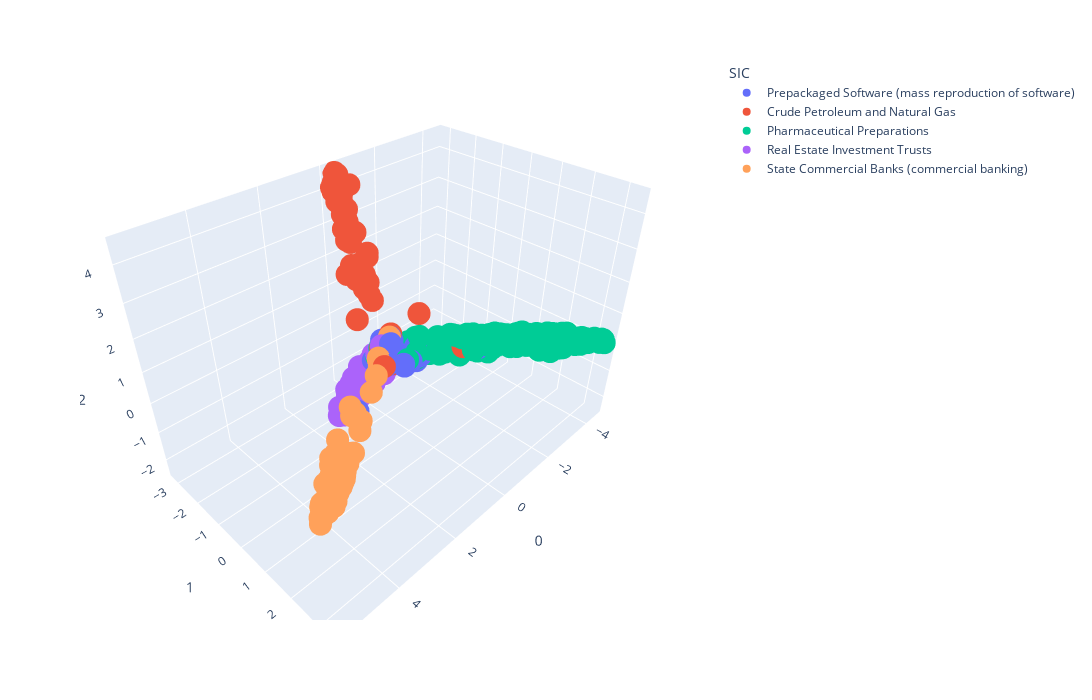

The code cell stored with this chart in its notebook:
### Code cell
fig = px.scatter_3d(plot_tfidf_dot[1], x =0 , y = 1, z = 2, hover_data={"name": plot_cos[1].index}, color = 'SIC', width=1200, height=700)
fig.write_image("images/fig_tfidf.png")
fig.show()

### Figure 1 — Plotly figure (JSON) as saved in the notebook; plotly's stock layout.template omitted (floating-point values rounded to 4 significant figures; data arrays with more than 128 entries replaced by an {"elided": "..."} marker saying what was removed)
{"data": [{"customdata": [["Prepackaged Software (mass reproduction of software)"], ["Prepackaged Software (mass reproduction of software)"], ["Prepackaged Software (mass reproduction of software)"], ["Prepackaged Software (mass reproduction of software)"], ["Prepackaged Software (mass reproduction of software)"], ["Prepackaged Software (mass reproduction of software)"], ["Prepackaged Software (mass reproduction of software)"], ["Prepackaged Software (mass reproduction of software)"], ["Prepackaged Software (mass reproduction of software)"], ["Prepackaged Software (mass reproduction of software)"], ["Prepackaged Software (mass reproduction of software)"], ["Prepackaged Software (mass reproduction of software)"], ["Prepackaged Software (mass reproduction of software)"], ["Prepackaged Software (mass reproduction of software)"], ["Prepackaged Software (mass reproduction of software)"], ["Prepackaged Software (mass reproduction of software)"], ["Prepackaged Software (mass reproduction of software)"], ["Prepackaged Software (mass reproduction of software)"], ["Prepackaged Software (mass reproduction of software)"], ["Prepackaged Software (mass reproduction of software)"], ["Prepackaged Software (mass reproduction of software)"], ["Prepackaged Software (mass reproduction of software)"], ["Prepackaged Software (mass reproduction of software)"], ["Prepackaged Software (mass reproduction of software)"], ["Prepackaged Software (mass reproduction of software)"], ["Prepackaged Software (mass reproduction of software)"], ["Prepackaged Software (mass reproduction of software)"], ["Prepackaged Software (mass reproduction of software)"], ["Prepackaged Software (mass reproduction of software)"], ["Prepackaged Software (mass reproduction of software)"], ["Prepackaged Software (mass reproduction of software)"], ["Prepackaged Software (mass reproduction of software)"], ["Prepackaged Software (mass reproduction of software)"], ["Prepackaged Software (mass reproduction of software)"], ["Prepackaged Software (mass reproduction of software)"], ["Prepackaged Software (mass reproduction of software)"], ["Prepackaged Software (mass reproduction of software)"], ["Prepackaged Software (mass reproduction of software)"], ["Prepackaged Software (mass reproduction of software)"], ["Prepackaged Software (mass reproduction of software)"], ["Prepackaged Software (mass reproduction of software)"], ["Prepackaged Software (mass reproduction of software)"], ["Prepackaged Software (mass reproduction of software)"], ["Prepackaged Software (mass reproduction of software)"], ["Prepackaged Software (mass reproduction of software)"], ["Prepackaged Software (mass reproduction of software)"], ["Prepackaged Software (mass reproduction of software)"], ["Prepackaged Software (mass reproduction of software)"], ["Prepackaged Software (mass reproduction of software)"], ["Prepackaged Software (mass reproduction of software)"], ["Prepackaged Software (mass reproduction of software)"], ["Prepackaged Software (mass reproduction of software)"], ["Prepackaged Software (mass reproduction of software)"], ["Prepackaged Software (mass reproduction of software)"], ["Prepackaged Software (mass reproduction of software)"], ["Prepackaged Software (mass reproduction of software)"], ["Prepackaged Software (mass reproduction of software)"], ["Prepackaged Software (mass reproduction of software)"], ["Prepackaged Software (mass reproduction of software)"], ["Prepackaged Software (mass reproduction of software)"], ["Prepackaged Software (mass reproduction of software)"], ["Prepackaged Software (mass reproduction of software)"], ["Prepackaged Software (mass reproduction of software)"], ["Prepackaged Software (mass reproduction of software)"], ["Prepackaged Software (mass reproduction of software)"], ["Prepackaged Software (mass reproduction of software)"], ["Prepackaged Software (mass reproduction of software)"], ["Prepackaged Software (mass reproduction of software)"], ["Prepackaged Software (mass reproduction of software)"], ["Prepackaged Software (mass reproduction of software)"], ["Prepackaged Software (mass reproduction of software)"], ["Prepackaged Software (mass reproduction of software)"], ["Prepackaged Software (mass reproduction of software)"], ["Prepackaged Software (mass reproduction of software)"], ["Prepackaged Software (mass reproduction of software)"], ["Prepackaged Software (mass reproduction of software)"], ["Prepackaged Software (mass reproduction of software)"], ["Prepackaged Software (mass reproduction of software)"], ["Prepackaged Software (mass reproduction of software)"], ["Prepackaged Software (mass reproduction of software)"]], "hovertemplate": "SIC=Prepackaged Software (mass reproduction of software)<br>0=%{x}<br>1=%{y}<br>2=%{z}<br>name=%{customdata[0]}<extra></extra>", "legendgroup": "Prepackaged Software (mass reproduction of software)", "marker": {"color": "#636efa", "symbol": "circle"}, "mode": "markers", "name": "Prepackaged Software (mass reproduction of software)", "scene": "scene", "showlegend": true, "type": "scatter3d", "x": [-0.6938, -0.3404, -0.4699, -0.6803, -0.1189, -0.5392, -0.2945, -0.2945, -0.2494, -0.4115, -0.6265, -0.5458, -0.2385, -0.1448, -0.2865, -0.597, 0.2803, -0.2035, -0.05049, -0.3649, -0.4851, -0.5054, -1.966, -1.966, 0.1689, 0.1689, 0.0999, 0.0999, -0.3789, -0.377, -0.1964, -0.8173, 0.0647, -0.4211, -0.6907, -0.5006, -0.2723, -0.4942, -0.2531, -0.2531, -0.2531, -0.1695, 0.5341, -0.08012, -0.2853, -0.6304, -0.1641, -0.7605, -0.8132, -0.091, 0.04566, -0.4689, 1.543, -0.42, -0.6869, -0.5109, -0.2397, -0.4802, -0.3212, -0.7202, -0.5339, -0.3142, -0.0591, -0.6872, -0.4489, -0.1598, -0.5419, 0.008672, -0.3049, -0.6973, -0.699, 0.1653, 0.1735, -0.4857, 0.09169, 0.09169, -0.74, -0.323, -0.3167, -0.8768], "y": [-0.648, -0.7291, -0.7901, -0.5756, -1.184, -0.7105, -1.098, -1.098, -0.9861, -0.6522, -0.4623, -0.7519, -0.793, -1.217, -1.008, -0.6367, -0.6373, -0.9545, -0.9995, -0.7532, -0.8142, -0.7964, 0.8208, 0.8208, -0.7001, -0.7001, -1.28, -1.28, -0.9065, -0.8133, -0.99, -0.4401, -1.025, -0.8638, -0.4596, -0.6553, -0.7205, -0.5881, -1.045, -1.045, -1.045, -1.017, -1.43, -0.853, -0.9228, -0.5805, -0.9992, -0.5923, -0.5327, -1.057, -0.7879, -0.7429, -0.5044, -0.8094, -0.6341, -0.8172, -0.6998, -0.7788, -0.9972, -0.3464, -0.5496, -1.028, -1.201, -0.5642, -0.7847, -0.916, -0.7807, -0.2466, -0.2614, -0.4474, -0.5316, -1.256, -1.315, -0.6839, -0.8382, -0.8382, -0.5482, -0.5347, -0.4363, -0.422], "z": [-0.5718, -0.5089, -0.5103, -0.5238, -0.6036, -0.2491, 0.1281, 0.1281, -0.7536, -0.54, -0.3845, -0.549, -0.3567, -0.5231, 0.05797, -0.2035, -0.3364, -0.158, -0.03956, -0.4443, -0.3135, -0.3373, -0.1153, -0.1153, -0.2485, -0.2485, -0.577, -0.577, -0.5675, -0.3164, -0.4595, -0.4981, -0.4361, -0.04302, -0.09171, -0.7072, -0.3583, -0.5659, 0.163, 0.163, 0.163, 0.02551, -1.603, 0.1223, -0.7358, -0.5241, -0.5213, -0.2671, -0.6962, -0.1935, -0.3832, -0.5588, -1.189, -0.4343, -0.001023, -0.5837, -0.2249, -0.2736, -0.5065, -0.3887, -0.2804, -0.2925, 0.08514, -0.3682, -0.3369, -0.4681, -0.6487, -0.2351, -0.3004, -0.4498, -0.5283, -0.8882, -0.5732, -0.09286, -0.398, -0.398, -0.3402, -0.6337, -0.3103, -0.4646]}, {"customdata": [["Crude Petroleum and Natural Gas"], ["Crude Petroleum and Natural Gas"], ["Crude Petroleum and Natural Gas"], ["Crude Petroleum and Natural Gas"], ["Crude Petroleum and Natural Gas"], ["Crude Petroleum and Natural Gas"], ["Crude Petroleum and Natural Gas"], ["Crude Petroleum and Natural Gas"], ["Crude Petroleum and Natural Gas"], ["Crude Petroleum and Natural Gas"], ["Crude Petroleum and Natural Gas"], ["Crude Petroleum and Natural Gas"], ["Crude Petroleum and Natural Gas"], ["Crude Petroleum and Natural Gas"], ["Crude Petroleum and Natural Gas"], ["Crude Petroleum and Natural Gas"], ["Crude Petroleum and Natural Gas"], ["Crude Petroleum and Natural Gas"], ["Crude Petroleum and Natural Gas"], ["Crude Petroleum and Natural Gas"], ["Crude Petroleum and Natural Gas"], ["Crude Petroleum and Natural Gas"], ["Crude Petroleum and Natural Gas"], ["Crude Petroleum and Natural Gas"], ["Crude Petroleum and Natural Gas"], ["Crude Petroleum and Natural Gas"], ["Crude Petroleum and Natural Gas"], ["Crude Petroleum and Natural Gas"], ["Crude Petroleum and Natural Gas"], ["Crude Petroleum and Natural Gas"], ["Crude Petroleum and Natural Gas"], ["Crude Petroleum and Natural Gas"], ["Crude Petroleum and Natural Gas"], ["Crude Petroleum and Natural Gas"], ["Crude Petroleum and Natural Gas"], ["Crude Petroleum and Natural Gas"], ["Crude Petroleum and Natural Gas"], ["Crude Petroleum and Natural Gas"], ["Crude Petroleum and Natural Gas"], ["Crude Petroleum and Natural Gas"], ["Crude Petroleum and Natural Gas"], ["Crude Petroleum and Natural Gas"], ["Crude Petroleum and Natural Gas"], ["Crude Petroleum and Natural Gas"], ["Crude Petroleum and Natural Gas"], ["Crude Petroleum and Natural Gas"], ["Crude Petroleum and Natural Gas"], ["Crude Petroleum and Natural Gas"], ["Crude Petroleum and Natural Gas"], ["Crude Petroleum and Natural Gas"], ["Crude Petroleum and Natural Gas"], ["Crude Petroleum and Natural Gas"], ["Crude Petroleum and Natural Gas"], ["Crude Petroleum and Natural Gas"], ["Crude Petroleum and Natural Gas"], ["Crude Petroleum and Natural Gas"], ["Crude Petroleum and Natural Gas"], ["Crude Petroleum and Natural Gas"], ["Crude Petroleum and Natural Gas"], ["Crude Petroleum and Natural Gas"], ["Crude Petroleum and Natural Gas"], ["Crude Petroleum and Natural Gas"], ["Crude Petroleum and Natural Gas"], ["Crude Petroleum and Natural Gas"], ["Crude Petroleum and Natural Gas"], ["Crude Petroleum and Natural Gas"], ["Crude Petroleum and Natural Gas"], ["Crude Petroleum and Natural Gas"], ["Crude Petroleum and Natural Gas"], ["Crude Petroleum and Natural Gas"], ["Crude Petroleum and Natural Gas"], ["Crude Petroleum and Natural Gas"], ["Crude Petroleum and Natural Gas"], ["Crude Petroleum and Natural Gas"], ["Crude Petroleum and Natural Gas"], ["Crude Petroleum and Natural Gas"], ["Crude Petroleum and Natural Gas"], ["Crude Petroleum and Natural Gas"], ["Crude Petroleum and Natural Gas"], ["Crude Petroleum and Natural Gas"]], "hovertemplate": "SIC=Crude Petroleum and Natural Gas<br>0=%{x}<br>1=%{y}<br>2=%{z}<br>name=%{customdata[0]}<extra></extra>", "legendgroup": "Crude Petroleum and Natural Gas", "marker": {"color": "#EF553B", "symbol": "circle"}, "mode": "markers", "name": "Crude Petroleum and Natural Gas", "scene": "scene", "showlegend": true, "type": "scatter3d", "x": [-0.2808, -0.3073, -1.655, 0.6794, -0.2242, -0.1295, 0.122, -0.1292, -0.09659, -0.3213, -0.001497, -0.2826, -0.3002, -0.3075, -0.2066, -0.291, -0.2245, -0.3308, -0.2907, -0.2848, -0.1578, -0.2395, -0.3119, -0.2436, -1.021, -0.2968, -0.3068, -0.2321, -0.1836, -0.2782, -0.3002, 0.05801, -0.1458, -0.265, -0.1127, 0.1619, -0.4884, -0.1194, -0.218, -0.1346, -0.2297, -0.2602, -0.2366, -0.2366, -0.2599, -0.2237, -0.2233, -0.1975, -0.3077, -0.3213, -0.2967, -0.4053, -0.1125, -0.1066, -0.3866, -0.1847, -0.2471, -0.2629, -0.2762, -0.2552, -0.3001, -0.1154, -0.1774, -0.2262, -0.2122, -0.6227, -0.06379, -0.3008, -0.2563, -0.1211, -0.2385, -0.2145, -0.2262, -0.119, -0.2524, -0.1745, -0.2421, -0.01635, -0.221, -0.2079], "y": [-3.061, -2.458, 0.5009, -0.3266, -2.653, -0.8835, -1.051, -0.8629, -1.213, -3.116, -1.488, -3.134, -3.043, -3.159, -1.934, -1.184, -2.8, -3.05, -2.75, -3.116, -3.171, -2.844, -1.084, -2.592, -0.6578, -3.202, -3.079, -2.999, -3.143, -3.025, -2.963, -2.442, -1.773, -3.056, -1.926, -1.969, -2.836, -2.715, -3.028, -2.105, -2.514, -3.154, -2.067, -2.067, -3.013, -3.089, -2.923, -1.987, -3.113, -3.091, -3.056, -2.091, -2.063, -2.237, -2.076, -3.012, -2.695, -3.07, -2.924, -2.889, -3.025, -2.599, -1.837, -1.12, -2.998, -0.7571, -1.865, -3.179, -3.103, -2.446, -2.862, -2.708, -2.578, -3.086, -2.138, -3.132, -3.103, -1.283, -3.162, -3.085], "z": [3.881, 2.95, -0.09628, 0.007523, 3.064, -0.4658, -0.01682, -0.6279, -0.2962, 4.414, 1.315, 4.334, 4.095, 4.424, 1.688, -0.2574, 3.48, 4.266, 3.545, 4.296, 4.088, 3.674, 0.2339, 2.617, 0.7981, 4.459, 4.226, 3.868, 4.005, 4.127, 4.062, 1.781, 1.312, 4.156, 1.65, 0.5282, 4.163, 3.024, 4.092, 1.783, 2.975, 4.216, 1.354, 1.354, 3.896, 4.293, 3.639, 1.786, 4.431, 4.317, 4.229, 2.41, 2.034, 1.629, 2.308, 3.723, 3.2, 4.23, 3.879, 3.355, 4.071, 2.73, 1.674, -0.009613, 3.726, -0.167, 1.967, 4.457, 4.2, 1.995, 3.659, 3.313, 2.945, 4.157, 2.166, 3.972, 4.206, -0.6042, 4.202, 3.926]}, {"customdata": {"elided": "208x1 str values"}, "hovertemplate": "SIC=Pharmaceutical Preparations<br>0=%{x}<br>1=%{y}<br>2=%{z}<br>name=%{customdata[0]}<extra></extra>", "legendgroup": "Pharmaceutical Preparations", "marker": {"color": "#00cc96", "symbol": "circle"}, "mode": "markers", "name": "Pharmaceutical Preparations", "scene": "scene", "showlegend": true, "type": "scatter3d", "x": {"elided": "208 float values"}, "y": {"elided": "208 float values"}, "z": {"elided": "208 float values"}}, {"customdata": {"elided": "191x1 str values"}, "hovertemplate": "SIC=Real Estate Investment Trusts<br>0=%{x}<br>1=%{y}<br>2=%{z}<br>name=%{customdata[0]}<extra></extra>", "legendgroup": "Real Estate Investment Trusts", "marker": {"color": "#ab63fa", "symbol": "circle"}, "mode": "markers", "name": "Real Estate Investment Trusts", "scene": "scene", "showlegend": true, "type": "scatter3d", "x": {"elided": "191 float values"}, "y": {"elided": "191 float values"}, "z": {"elided": "191 float values"}}, {"customdata": [["State Commercial Banks (commercial banking)"], ["State Commercial Banks (commercial banking)"], ["State Commercial Banks (commercial banking)"], ["State Commercial Banks (commercial banking)"], ["State Commercial Banks (commercial banking)"], ["State Commercial Banks (commercial banking)"], ["State Commercial Banks (commercial banking)"], ["State Commercial Banks (commercial banking)"], ["State Commercial Banks (commercial banking)"], ["State Commercial Banks (commercial banking)"], ["State Commercial Banks (commercial banking)"], ["State Commercial Banks (commercial banking)"], ["State Commercial Banks (commercial banking)"], ["State Commercial Banks (commercial banking)"], ["State Commercial Banks (commercial banking)"], ["State Commercial Banks (commercial banking)"], ["State Commercial Banks (commercial banking)"], ["State Commercial Banks (commercial banking)"], ["State Commercial Banks (commercial banking)"], ["State Commercial Banks (commercial banking)"], ["State Commercial Banks (commercial banking)"], ["State Commercial Banks (commercial banking)"], ["State Commercial Banks (commercial banking)"], ["State Commercial Banks (commercial banking)"], ["State Commercial Banks (commercial banking)"], ["State Commercial Banks (commercial banking)"], ["State Commercial Banks (commercial banking)"], ["State Commercial Banks (commercial banking)"], ["State Commercial Banks (commercial banking)"], ["State Commercial Banks (commercial banking)"], ["State Commercial Banks (commercial banking)"], ["State Commercial Banks (commercial banking)"], ["State Commercial Banks (commercial banking)"], ["State Commercial Banks (commercial banking)"], ["State Commercial Banks (commercial banking)"], ["State Commercial Banks (commercial banking)"], ["State Commercial Banks (commercial banking)"], ["State Commercial Banks (commercial banking)"], ["State Commercial Banks (commercial banking)"], ["State Commercial Banks (commercial banking)"], ["State Commercial Banks (commercial banking)"], ["State Commercial Banks (commercial banking)"], ["State Commercial Banks (commercial banking)"], ["State Commercial Banks (commercial banking)"], ["State Commercial Banks (commercial banking)"], ["State Commercial Banks (commercial banking)"], ["State Commercial Banks (commercial banking)"], ["State Commercial Banks (commercial banking)"], ["State Commercial Banks (commercial banking)"], ["State Commercial Banks (commercial banking)"], ["State Commercial Banks (commercial banking)"], ["State Commercial Banks (commercial banking)"], ["State Commercial Banks (commercial banking)"], ["State Commercial Banks (commercial banking)"], ["State Commercial Banks (commercial banking)"], ["State Commercial Banks (commercial banking)"], ["State Commercial Banks (commercial banking)"], ["State Commercial Banks (commercial banking)"], ["State Commercial Banks (commercial banking)"], ["State Commercial Banks (commercial banking)"], ["State Commercial Banks (commercial banking)"], ["State Commercial Banks (commercial banking)"], ["State Commercial Banks (commercial banking)"], ["State Commercial Banks (commercial banking)"], ["State Commercial Banks (commercial banking)"], ["State Commercial Banks (commercial banking)"], ["State Commercial Banks (commercial banking)"], ["State Commercial Banks (commercial banking)"], ["State Commercial Banks (commercial banking)"], ["State Commercial Banks (commercial banking)"], ["State Commercial Banks (commercial banking)"], ["State Commercial Banks (commercial banking)"], ["State Commercial Banks (commercial banking)"], ["State Commercial Banks (commercial banking)"], ["State Commercial Banks (commercial banking)"], ["State Commercial Banks (commercial banking)"], ["State Commercial Banks (commercial banking)"], ["State Commercial Banks (commercial banking)"], ["State Commercial Banks (commercial banking)"], ["State Commercial Banks (commercial banking)"], ["State Commercial Banks (commercial banking)"], ["State Commercial Banks (commercial banking)"], ["State Commercial Banks (commercial banking)"], ["State Commercial Banks (commercial banking)"], ["State Commercial Banks (commercial banking)"], ["State Commercial Banks (commercial banking)"], ["State Commercial Banks (commercial banking)"], ["State Commercial Banks (commercial banking)"], ["State Commercial Banks (commercial banking)"], ["State Commercial Banks (commercial banking)"], ["State Commercial Banks (commercial banking)"], ["State Commercial Banks (commercial banking)"], ["State Commercial Banks (commercial banking)"], ["State Commercial Banks (commercial banking)"], ["State Commercial Banks (commercial banking)"], ["State Commercial Banks (commercial banking)"], ["State Commercial Banks (commercial banking)"], ["State Commercial Banks (commercial banking)"], ["State Commercial Banks (commercial banking)"], ["State Commercial Banks (commercial banking)"], ["State Commercial Banks (commercial banking)"], ["State Commercial Banks (commercial banking)"], ["State Commercial Banks (commercial banking)"], ["State Commercial Banks (commercial banking)"], ["State Commercial Banks (commercial banking)"], ["State Commercial Banks (commercial banking)"], ["State Commercial Banks (commercial banking)"], ["State Commercial Banks (commercial banking)"], ["State Commercial Banks (commercial banking)"], ["State Commercial Banks (commercial banking)"], ["State Commercial Banks (commercial banking)"], ["State Commercial Banks (commercial banking)"], ["State Commercial Banks (commercial banking)"], ["State Commercial Banks (commercial banking)"], ["State Commercial Banks (commercial banking)"], ["State Commercial Banks (commercial banking)"]], "hovertemplate": "SIC=State Commercial Banks (commercial banking)<br>0=%{x}<br>1=%{y}<br>2=%{z}<br>name=%{customdata[0]}<extra></extra>", "legendgroup": "State Commercial Banks (commercial banking)", "marker": {"color": "#FFA15A", "symbol": "circle"}, "mode": "markers", "name": "State Commercial Banks (commercial banking)", "scene": "scene", "showlegend": true, "type": "scatter3d", "x": [4.605, 4.123, 3.424, 5.429, 4.887, 5.354, 4.872, 2.424, 4.47, 4.419, 4.419, -0.06297, 2.987, 5.255, 4.801, 4.59, 4.087, 5.185, 4.765, 4.837, 4.593, 4.593, 4.532, 5.33, 4.33, 5.165, 2.258, 5.121, 5.021, 5.088, 4.023, 5.105, 4.281, 4.983, 4.182, 5.265, 5.209, 5.077, 4.402, 3.104, 3.749, 0.3591, 5.372, 4.807, 4.711, 0.6477, 4.289, 4.844, 5.141, 5.225, 5.191, 4.626, 4.93, 4.269, 4.797, 4.939, 5.022, 3.912, 5.127, 5.127, 4.768, 5.124, 5.547, 5.078, 4.858, 5.407, 2.371, 4.86, 4.715, 1.999, 4.945, 4.825, 5.32, 4.906, 3.852, 5.089, 5.203, 4.586, 4.008, -0.1522, 4.665, 4.959, 4.979, 3.334, 4.95, 5.256, 5.256, 5.085, -0.1013, 4.599, 1.781, 4.195, 5.413, 4.957, 4.998, 4.208, 3.735, 4.749, 5.015, 5.074, 4.867, 3.704, 5.336, 5.064, 4.418, 4.508, 1.353, 4.927, 3.147, 0.529, 5.209, 4.436, 4.754, 5.147, 3.956, 5.627], "y": [2.455, 1.732, 0.5698, 2.984, 2.44, 3.101, 2.693, 0.5781, 2.075, 2.455, 2.455, -1.174, 1.279, 2.69, 2.371, 2.501, 1.509, 2.898, 2.408, 2.544, 2.255, 2.255, 2.426, 2.562, 1.467, 2.811, 0.06852, 2.555, 2.87, 2.847, 2.095, 2.6, 1.791, 2.783, 2.076, 2.905, 2.746, 2.384, 1.686, 1.356, 0.9726, -0.9, 2.795, 2.365, 2.453, -0.558, 1.806, 2.681, 2.87, 2.736, 2.941, 2.441, 2.809, 2.13, 2.738, 2.37, 2.484, 1.734, 2.856, 2.856, 2.371, 2.877, 2.888, 2.27, 2.766, 3.02, 0.3464, 2.73, 2.425, -0.2785, 2.732, 2.599, 2.953, 2.664, 1.666, 2.836, 2.977, 2.502, 1.373, -0.9748, 2.628, 2.547, 2.765, 0.6972, 2.374, 2.781, 2.781, 2.735, -0.9569, 2.491, 0.3305, 1.568, 2.883, 2.727, 2.197, 1.839, 0.9579, 2.592, 2.406, 2.831, 2.635, 1.144, 2.77, 2.819, 1.836, 2.416, 0.0678, 2.624, 0.5426, -0.727, 2.922, 2.374, 2.643, 2.85, 2.1, 2.976], "z": [0.6932, 0.326, -0.8952, 0.7525, 0.4417, 0.9572, 0.8952, -0.2505, 0.3961, 0.9986, 0.9986, -0.04005, 0.5222, 0.4893, 0.513, 0.7759, -0.1682, 0.8253, 0.4215, 0.653, 0.4419, 0.4419, 0.8075, 0.1509, -0.4417, 0.7395, -0.5373, 0.3611, 0.9856, 0.9033, 0.7652, 0.4775, -0.02093, 0.8473, 0.5835, 0.7856, 0.6151, 0.2747, -0.1271, 0.3404, -0.6178, -0.177, 0.52, 0.4415, 0.5438, -0.143, 0.07932, 0.9037, 0.8227, 0.6099, 0.9011, 0.6957, 0.9892, 0.5428, 0.972, 0.2954, 0.3669, 0.2797, 0.8766, 0.8766, 0.4927, 0.8921, 0.5216, 0.03444, 0.9461, 0.8383, -0.2012, 0.8398, 0.6154, -0.6081, 0.8792, 0.6677, 0.8072, 0.7395, 0.143, 0.9643, 0.8864, 0.7373, -0.1446, 0.2556, 0.9408, 0.4977, 0.7782, -0.6805, 0.3073, 0.5955, 0.5955, 0.7538, 0.1073, 0.8235, 0.1318, -0.139, 0.6076, 0.7192, 0.02563, 0.5444, -0.6249, 0.9227, 0.358, 0.858, 0.6823, -0.2937, 0.533, 0.8708, -0.03643, 0.5816, 0.2872, 0.6691, -0.4767, -0.04285, 0.9409, 0.7334, 0.8711, 0.7314, 0.7286, 0.5615]}], "layout": {"height": 700, "legend": {"title": {"text": "SIC"}, "tracegroupgap": 0}, "margin": {"t": 60}, "scene": {"domain": {"x": [0, 1], "y": [0, 1]}, "xaxis": {"title": {"text": "0"}}, "yaxis": {"title": {"text": "1"}}, "zaxis": {"title": {"text": "2"}}}, "width": 1200}}
